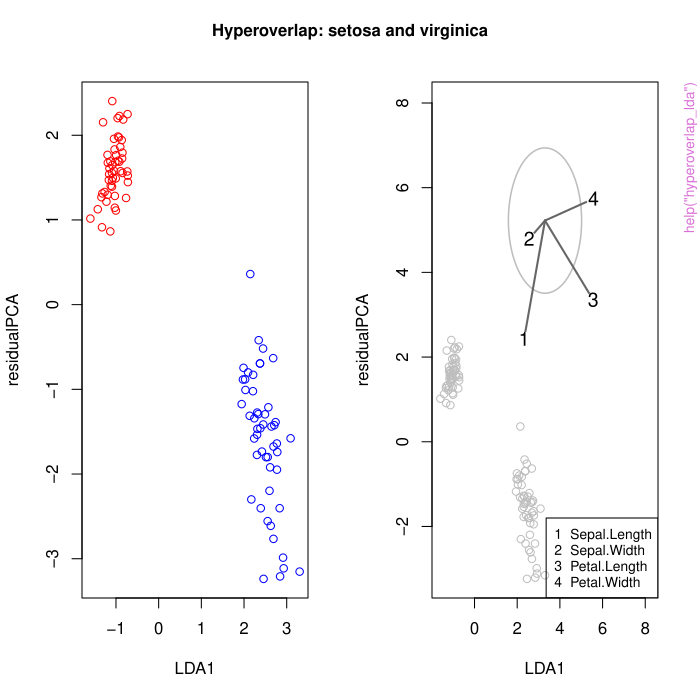

Write R code to recreate this figure.
pkgname <- "hyperoverlap"
source(file.path(R.home("share"), "R", "examples-header.R"))
options(warn = 1)
options(pager = "console")
library('hyperoverlap')

base::assign(".oldSearch", base::search(), pos = 'CheckExEnv')
base::assign(".old_wd", base::getwd(), pos = 'CheckExEnv')
cleanEx()
nameEx("hyperoverlap_detect")
### * hyperoverlap_detect

flush(stderr()); flush(stdout())

### Name: hyperoverlap_detect
### Title: Overlap detection in n-dimensional space using support vector
###   machines (SVMs)
### Aliases: hyperoverlap_detect

### ** Examples


data = iris[which(iris$Species!=("versicolor")),]
x = hyperoverlap_detect(data[,1:3],data$Species, kernel="linear")




cleanEx()
nameEx("hyperoverlap_lda")
### * hyperoverlap_lda

flush(stderr()); flush(stdout())

### Name: hyperoverlap_lda
### Title: Hyperoverlap visualisation using linear discriminant analysis
###   (LDA)
### Aliases: hyperoverlap_lda

### ** Examples

#using iris dataset reduced to two species
data = iris[which(iris$Species!=("versicolor")),]
x = hyperoverlap_detect(data[1:4], data$Species)
hyperoverlap_lda(x)




cleanEx()
nameEx("hyperoverlap_pairs_plot")
### * hyperoverlap_pairs_plot

flush(stderr()); flush(stdout())

### Name: hyperoverlap_pairs_plot
### Title: Overlap heatmap plotting for analysis of multiple entities
### Aliases: hyperoverlap_pairs_plot

### ** Examples

hyperoverlap.iris.set = hyperoverlap_set(iris[1:3],iris$Species, kernel="linear")
hyperoverlap_pairs_plot(hyperoverlap.iris.set)




cleanEx()
nameEx("hyperoverlap_plot")
### * hyperoverlap_plot

flush(stderr()); flush(stdout())

### Name: hyperoverlap_plot
### Title: Overlap plotting for low-dimensional spaces
### Aliases: hyperoverlap_plot

### ** Examples

data = iris[which(iris$Species!=("versicolor")),]
x = hyperoverlap_detect(data[,1:3],data$Species, kernel="linear")
hyperoverlap_plot(x)




cleanEx()
nameEx("hyperoverlap_set")
### * hyperoverlap_set

flush(stderr()); flush(stdout())

### Name: hyperoverlap_set
### Title: Pairwise overlap detection in n-dimensional space of multiple
###   entities using support vector machines (SVMs)
### Aliases: hyperoverlap_set

### ** Examples


data(iris)
hyperoverlap.iris.set = hyperoverlap_set(iris[1:3],iris$Species, kernel="linear")




### * <FOOTER>
###
cleanEx()
options(digits = 7L)
base::cat("Time elapsed: ", proc.time() - base::get("ptime", pos = 'CheckExEnv'),"\n")
grDevices::dev.off()
###
### Local variables: ***
### mode: outline-minor ***
### outline-regexp: "\\(> \\)?### [*]+" ***
### End: ***
quit('no')
